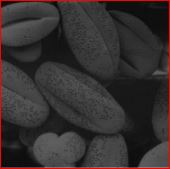
%> input picture seed3.JPG, 170 x 169 px
$ octave --eval "result = histogramEQ;"   (GNU Octave 9; MATLAB toolbox functions it lacks are replaced by stand-ins)
%> lines starting %> are read from the running program, lines starting %| are printed output that depends on the picture
function plot= histogramEQ()
% This function uses the in-built histogram-equalisation function.

% Read image and take it on gray scale.
% try with 'seed1.img' ,'seed2.img' and 'seed3.img'.
I=rgb2gray(imread('seed3.jpg'));
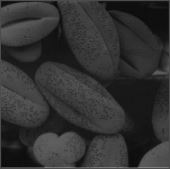
%> I: size 169x170 uint8; min 5, max 131, mean 49.7

% Dimensions of image
[row,col]=size(I);
%> row = 169; col = 170

% Built-in method of image equalisation
J=histeq(I);
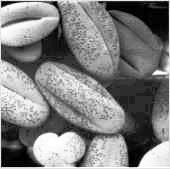
%> J: size 169x170 uint8; min 0, max 255, mean 127.1

subplot(2,2,1),imshow(I)
title('1: Original Image');

subplot(2,2,2),imhist(I)
title('1: Histogram of original image');

subplot(2,2,3),imshow(J)
title('1: Enhanced Image');

%Generate histogram of equalised image and plot it
subplot(2,2,4),imhist(J)
title('1: Histogram of original image');
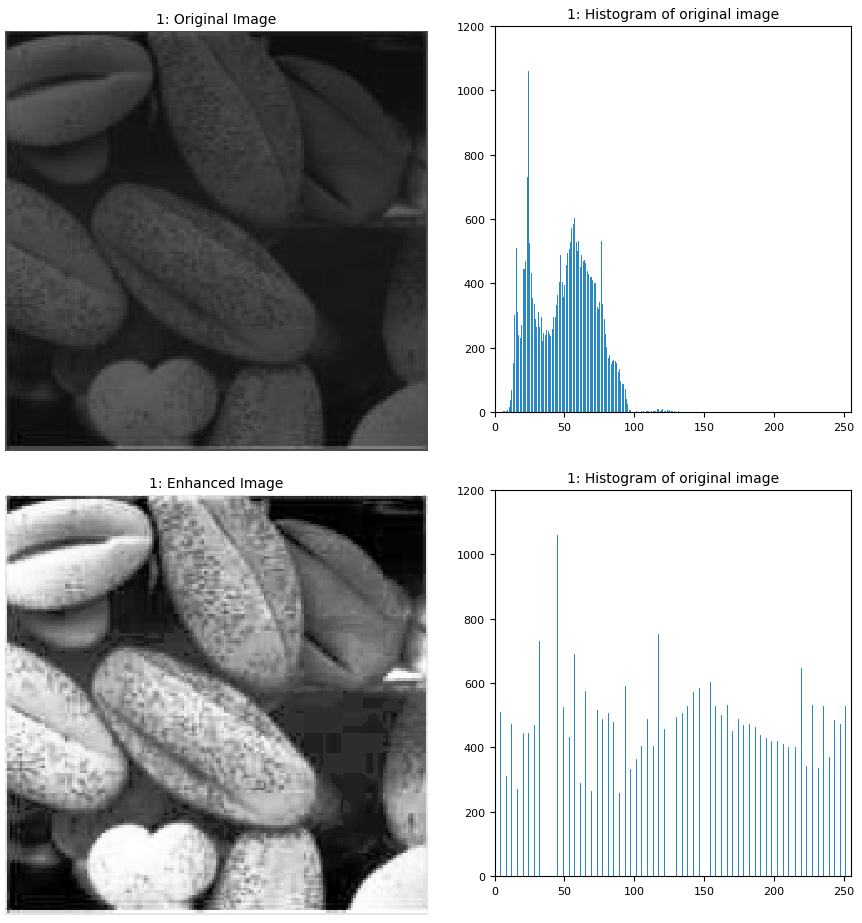
%> figure redrawn from the program's plot data, 4 panels
%> (the run ends here)
